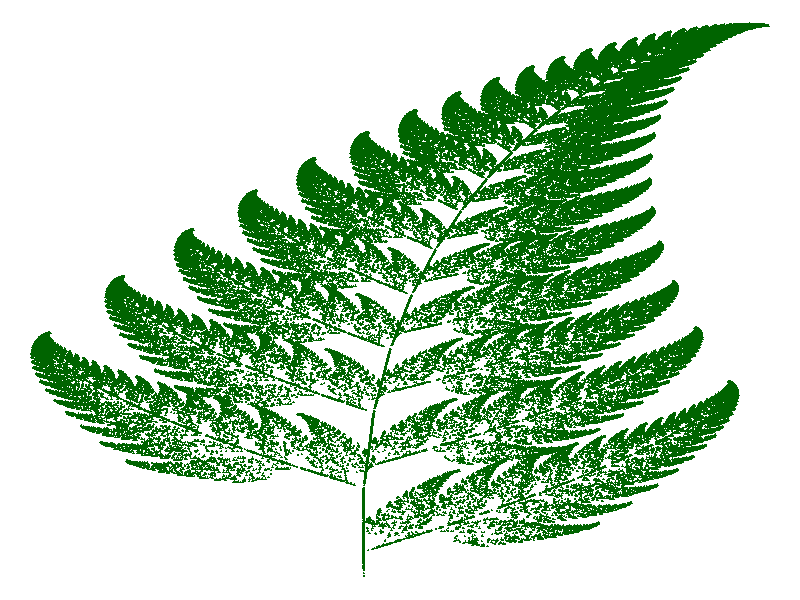

Reproduce this figure in R.
# The probabilities used here give more dense fern.

niter<-150000
kind<-sample(1:4, niter, repl=T, prob=c(.01, .07, .07, .85))

x<-numeric(niter+1)
y<-numeric(niter+1)
x[1]<-0
y[1]<-0
for (i in 1:niter) {
  x[i+1]<- 0*(kind[i]==1)+(0.2*x[i]-0.26*y[i])*(kind[i]==2)+
    (-0.15*x[i]+0.28*y[i])*(kind[i]==3) +
    (0.85*x[i]+0.04*y[i])*(kind[i]==4)
  
  y[i+1]<- 0.16*y[i]*(kind[i]==1)+(0.23*x[i]+0.22*y[i]+1.6)*(kind[i]==2)+
    (0.26*x[i]+0.24*y[i]+.44)*(kind[i]==3) +
    (-0.04*x[i]+0.85*y[i]+1.6)*(kind[i]==4)
}

par(mar=c(0.1,0.1,0.1,0.1))
plot(x, y, pch=17, cex=.3, col="darkgreen", axes=F, ann=F)